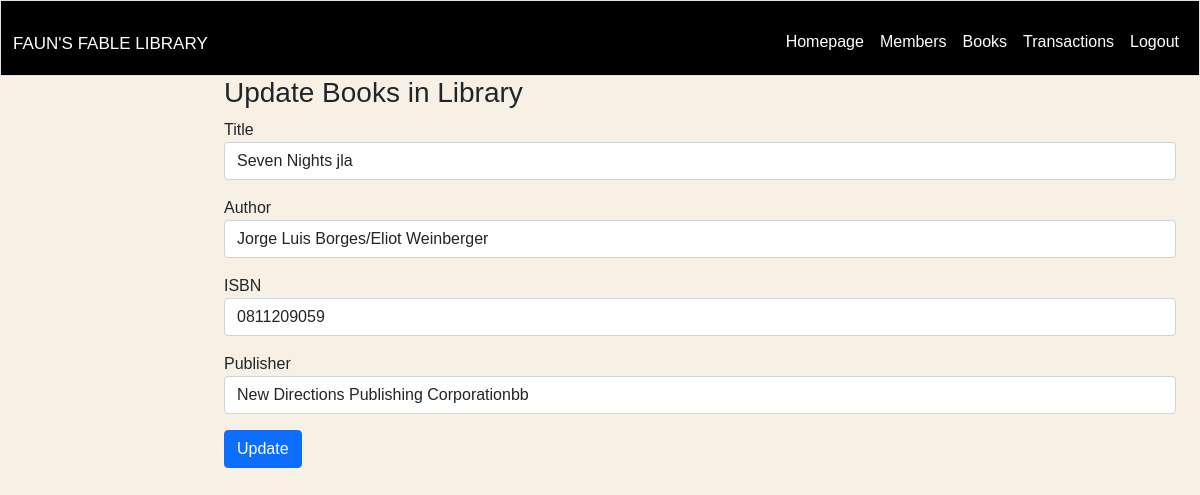
The app's page /update-book/1 with its own data.
### app/models.py (models this page shows, shortened)
class Book(db.Model):
    __tablename__ = 'books'
    id = db.Column(db.Integer, primary_key=True, unique=True)
    title = db.Column(db.String(20), nullable=False)
    author = db.Column(db.String(20), nullable=False)
    isbn = db.Column(db.String(20), nullable=False, unique=True)
    publisher = db.Column(db.String(150), nullable=False)
    Quantity = db.Column(db.Integer, default=0)

### app/routes/book.py (the view, shortened to what this page needs)
@bp.route('/update-book/<int:book_id>', methods=['GET', 'POST'])
def update_book(book_id):
    book_to_update = Book.query.get(book_id)
    form = UpdateBookForm()
    if book_to_update:
        if request.method == 'GET':
            form.title.data = book_to_update.title
            form.author.data = book_to_update.author
            form.isbn.data = book_to_update.isbn
            form.publisher.data = book_to_update.publisher
    return render_template('book/update_book.html', form=form, book_to_update=book_to_update, book_id=book_id)

### app/routes/book.py
class UpdateBookForm(FlaskForm):
    author = StringField('Author', validators=[InputRequired(), Length(max=255)])
    title = StringField('Title', validators=[InputRequired(), Length(max=255)])
    publisher = StringField('Publisher', validators=[InputRequired(), Length(max=255)])
    isbn = StringField('ISBN', validators=[InputRequired(), Length(max=20)])
    submit = SubmitField('Update')

### app/templates/book/update_book.html (shortened to what this page needs)
{% extends "layout.html" %}
{% block main %}
<h3>Update Books in Library</h3>
<form method="POST" action="/update-book/{{book_to_update.id}}">
  <div class="mb-3">
    {{ form.title.label }} {{ form.title(class="form-control", placeholder="Enter book title") }}
  </div>
  <div class="mb-3">
    {{ form.author.label }} {{ form.author(class="form-control", placeholder="Enter author") }}
  </div>
  <div class="mb-3">
    {{ form.isbn.label }} {{ form.isbn(class="form-control", placeholder="Enter ISBN") }}
  </div>
  <div class="mb-3">
    {{ form.publisher.label }} {{ form.publisher(class="form-control", placeholder="Enter publisher") }}
  </div>
  <button type="submit" class="btn btn-primary">Update</button>
</form>
{% endblock %}

### app/static/css/styles.css (style rules this page uses)
body { font-family: "Libre Baskerville", sans-serif; background-color: #f8f0e5; }

### records on screen
Book: title "Seven Nights jla", author "Jorge Luis Borges/Eliot Weinberger", isbn "0811209059", publisher "New Directions Publishing Corporationbb"
